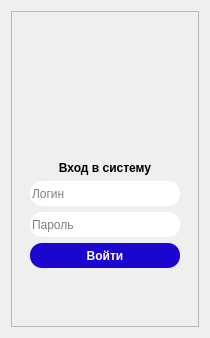
      <widget class="QWidget" name="page">
       <layout class="QGridLayout" name="gridLayout_3">
        <item row="0" column="0">
         <widget class="QFrame" name="login_form">
          <property name="frameShape">
           <enum>QFrame::StyledPanel</enum>
          </property>
          <property name="frameShadow">
           <enum>QFrame::Raised</enum>
          </property>
          <layout class="QGridLayout" name="gridLayout_2">
           <property name="bottomMargin">
            <number>9</number>
           </property>
           <item row="0" column="0">
            <spacer name="verticalSpacer_3">
             <property name="orientation">
              <enum>Qt::Vertical</enum>
             </property>
             <property name="sizeHint" stdset="0">
              <size>
               <width>20</width>
               <height>40</height>
              </size>
             </property>
            </spacer>
           </item>
           <item row="1" column="0">
            <layout class="QHBoxLayout" name="horizontalLayout">
             <item>
              <widget class="QLabel" name="logo">
               <property name="sizePolicy">
                <sizepolicy hsizetype="Fixed" vsizetype="Fixed">
                 <horstretch>0</horstretch>
                 <verstretch>0</verstretch>
                </sizepolicy>
               </property>
               <property name="minimumSize">
                <size>
                 <width>64</width>
                 <height>85</height>
                </size>
               </property>
               <property name="maximumSize">
                <size>
                 <width>64</width>
                 <height>85</height>
                </size>
               </property>
               <property name="layoutDirection">
                <enum>Qt::LeftToRight</enum>
               </property>
               <property name="text">
                <string/>
               </property>
               <property name="pixmap">
                <pixmap>:/iu10_logo/pictures/iu10_logo.svg</pixmap>
               </property>
               <property name="scaledContents">
                <bool>true</bool>
               </property>
               <property name="alignment">
                <set>Qt::AlignCenter</set>
               </property>
               <property name="margin">
                <number>0</number>
               </property>
              </widget>
             </item>
            </layout>
           </item>
           <item row="2" column="0">
            <widget class="QWidget" name="input" native="true">
             <property name="sizePolicy">
              <sizepolicy hsizetype="Fixed" vsizetype="Fixed">
               <horstretch>0</horstretch>
               <verstretch>0</verstretch>
              </sizepolicy>
             </property>
             <layout class="QVBoxLayout" name="verticalLayout_2">
              <item>
               <widget class="QLabel" name="input_label">
                <property name="font">
                 <font>
                  <weight>75</weight>
                  <bold>true</bold>
                 </font>
                </property>
                <property name="text">
                 <string>Вход в систему</string>
                </property>
                <property name="alignment">
                 <set>Qt::AlignCenter</set>
                </property>
               </widget>
              </item>
              <item>
               <widget class="QLineEdit" name="Login">
                <property name="styleSheet">
                 <string notr="true">QLineEdit{
	border-radius: 12px;
	height: 25px;
	width: 150px;
}</string>
                </property>
                <property name="placeholderText">
                 <string>Логин</string>
                </property>
               </widget>
              </item>
              <item>
               <widget class="QLineEdit" name="Password">
                <property name="styleSheet">
                 <string notr="true">QLineEdit{
	border-radius: 12px;
	height: 25px;
	width: 150px;
}</string>
                </property>
                <property name="echoMode">
                 <enum>QLineEdit::Password</enum>
                </property>
                <property name="placeholderText">
                 <string>Пароль</string>
                </property>
               </widget>
              </item>
              <item alignment="Qt::AlignHCenter">
               <widget class="QPushButton" name="EnterButton">
                <property name="enabled">
                 <bool>true</bool>
                </property>
                <property name="sizePolicy">
                 <sizepolicy hsizetype="Minimum" vsizetype="Minimum">
                  <horstretch>0</horstretch>
                  <verstretch>0</verstretch>
                 </sizepolicy>
                </property>
                <property name="minimumSize">
                 <size>
                  <width>150</width>
                  <height>0</height>
                 </size>
                </property>
                <property name="maximumSize">
                 <size>
                  <width>60</width>
                  <height>16777215</height>
                 </size>
                </property>
                <property name="font">
                 <font>
                  <weight>75</weight>
                  <bold>true</bold>
                  <kerning>true</kerning>
                 </font>
                </property>
                <property name="layoutDirection">
                 <enum>Qt::LeftToRight</enum>
                </property>
                <property name="styleSheet">
                 <string notr="true">QPushButton {
	background-color: #1c05cf;
	color: #ffffff;
	border-radius: 12px;
	width: 75px;
	height: 25px;
	font-weight: bold
}

QPushButton:pressed {
	background-color: #130390;
	color: #ffffff;
	border-radius: 12px;
	width: 75px;
	height: 25px;
}</string>
                </property>
                <property name="text">
                 <string>Войти</string>
                </property>
                <property name="checkable">
                 <bool>false</bool>
                </property>
                <property name="autoDefault">
                 <bool>true</bool>
                </property>
                <property name="default">
                 <bool>false</bool>
                </property>
                <property name="flat">
                 <bool>false</bool>
                </property>
               </widget>
              </item>
             </layout>
            </widget>
           </item>
           <item row="3" column="0">
            <spacer name="verticalSpacer">
             <property name="orientation">
              <enum>Qt::Vertical</enum>
             </property>
             <property name="sizeHint" stdset="0">
              <size>
               <width>20</width>
               <height>40</height>
              </size>
             </property>
            </spacer>
           </item>
          </layout>
         </widget>
        </item>
       </layout>
      </widget>
